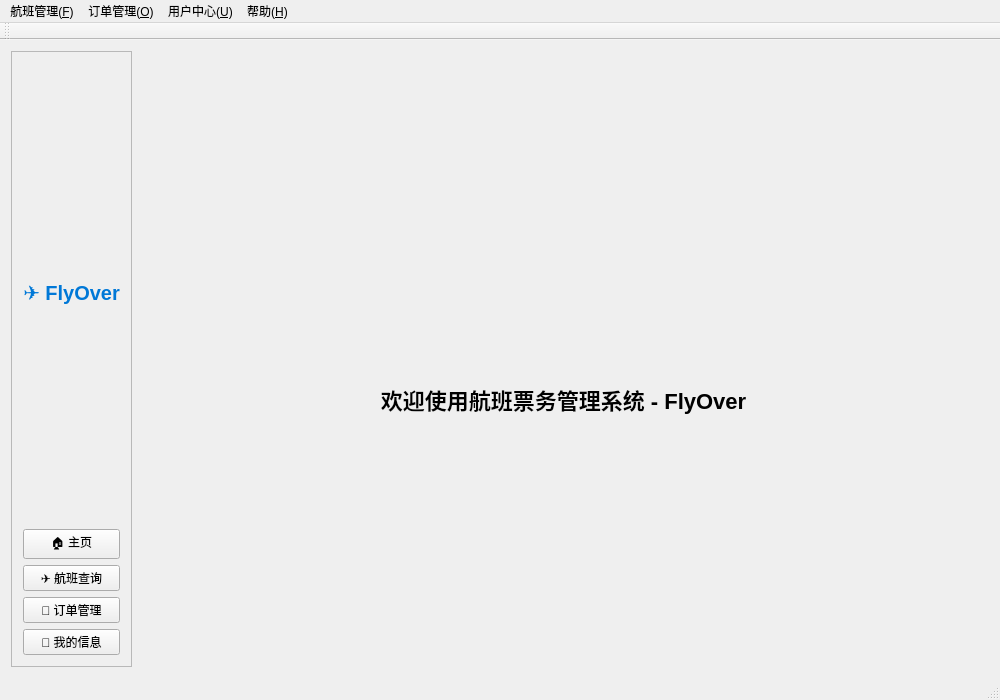
<?xml version="1.0" encoding="UTF-8"?>
<ui version="4.0">
 <class>MainWindow</class>
 <widget class="QMainWindow" name="MainWindow">
  <property name="geometry">
   <rect>
    <x>0</x>
    <y>0</y>
    <width>1000</width>
    <height>700</height>
   </rect>
  </property>
  <property name="windowTitle">
   <string>航班票务管理系统 - FlyOver</string>
  </property>
  <widget class="QWidget" name="centralWidget">
   <layout class="QHBoxLayout" name="mainLayout">
    <item>
     <widget class="QFrame" name="sideBar">
      <property name="frameShape">
       <enum>QFrame::Shape::StyledPanel</enum>
      </property>
      <layout class="QVBoxLayout" name="sideLayout">
       <item>
        <widget class="QLabel" name="logoLabel">
         <property name="styleSheet">
          <string notr="true">font-size: 20px; font-weight: bold; color: #0078d7;</string>
         </property>
         <property name="text">
          <string>✈️ FlyOver</string>
         </property>
         <property name="alignment">
          <set>Qt::AlignmentFlag::AlignCenter</set>
         </property>
        </widget>
       </item>
       <item>
        <widget class="QPushButton" name="btnHome">
         <property name="text">
          <string>🏠 主页</string>
         </property>
        </widget>
       </item>
       <item>
        <widget class="QPushButton" name="btnFlights">
         <property name="text">
          <string>✈️ 航班查询</string>
         </property>
        </widget>
       </item>
       <item>
        <widget class="QPushButton" name="btnOrders">
         <property name="text">
          <string>🧾 订单管理</string>
         </property>
        </widget>
       </item>
       <item>
        <widget class="QPushButton" name="btnProfile">
         <property name="text">
          <string>👤 我的信息</string>
         </property>
        </widget>
       </item>
      </layout>
     </widget>
    </item>
    <item>
     <widget class="QStackedWidget" name="stackedWidget">
      <widget class="QWidget" name="pageHome">
       <layout class="QVBoxLayout" name="homeLayout">
        <item>
         <widget class="QLabel" name="labelWelcome">
          <property name="styleSheet">
           <string notr="true">font-size: 22px; font-weight: bold; margin-top: 80px;</string>
          </property>
          <property name="text">
           <string>欢迎使用航班票务管理系统 - FlyOver</string>
          </property>
          <property name="alignment">
           <set>Qt::AlignmentFlag::AlignCenter</set>
          </property>
         </widget>
        </item>
       </layout>
      </widget>
      <widget class="QWidget" name="pageFlights"/>
      <widget class="QWidget" name="pageOrders"/>
      <widget class="QWidget" name="pageProfile"/>
     </widget>
    </item>
   </layout>
  </widget>
  <widget class="QMenuBar" name="menuBar">
   <property name="geometry">
    <rect>
     <x>0</x>
     <y>0</y>
     <width>1000</width>
     <height>33</height>
    </rect>
   </property>
   <widget class="QMenu" name="menuFlights">
    <property name="title">
     <string>航班管理(&amp;F)</string>
    </property>
    <addaction name="actionAddFlight"/>
    <addaction name="actionManageFlights"/>
   </widget>
   <widget class="QMenu" name="menuOrders">
    <property name="title">
     <string>订单管理(&amp;O)</string>
    </property>
    <addaction name="actionViewOrders"/>
   </widget>
   <widget class="QMenu" name="menuUser">
    <property name="title">
     <string>用户中心(&amp;U)</string>
    </property>
    <addaction name="actionProfile"/>
    <addaction name="actionLogout"/>
   </widget>
   <widget class="QMenu" name="menuHelp">
    <property name="title">
     <string>帮助(&amp;H)</string>
    </property>
    <addaction name="actionAbout"/>
   </widget>
   <addaction name="menuFlights"/>
   <addaction name="menuOrders"/>
   <addaction name="menuUser"/>
   <addaction name="menuHelp"/>
  </widget>
  <widget class="QToolBar" name="mainToolBar">
   <attribute name="toolBarArea">
    <enum>TopToolBarArea</enum>
   </attribute>
   <attribute name="toolBarBreak">
    <bool>false</bool>
   </attribute>
  </widget>
  <widget class="QStatusBar" name="statusBar"/>
  <action name="actionAddFlight">
   <property name="text">
    <string>添加航班</string>
   </property>
  </action>
  <action name="actionManageFlights">
   <property name="text">
    <string>航班列表</string>
   </property>
  </action>
  <action name="actionViewOrders">
   <property name="text">
    <string>查看订单</string>
   </property>
  </action>
  <action name="actionProfile">
   <property name="text">
    <string>个人信息</string>
   </property>
  </action>
  <action name="actionLogout">
   <property name="text">
    <string>退出登录</string>
   </property>
  </action>
  <action name="actionAbout">
   <property name="text">
    <string>关于系统</string>
   </property>
  </action>
 </widget>
 <layoutdefault spacing="6" margin="11"/>
 <resources/>
 <connections/>
</ui>
